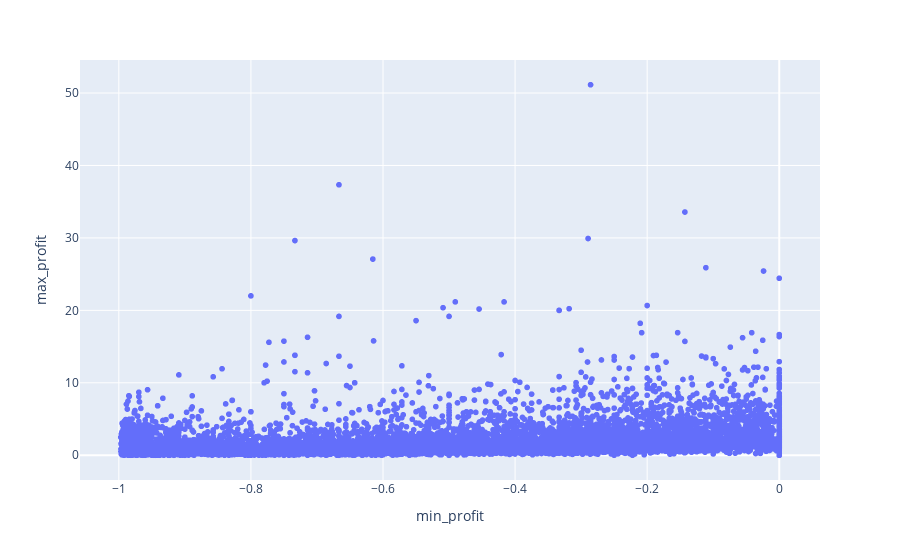

The code cell stored with this chart in its notebook:
### Code cell
fig = px.scatter(tp, x='min_profit', y='max_profit', hover_data=['option_symbol'])

# # Customize hover template
# fig.update_traces(hovertemplate="<br>".join([
#     "X: %{min profit}",
#     "Y: %{y}",
#     "Info: %{customdata[0]}"
# ]))

# Show plot
fig.show()

### Figure 1 — Plotly figure (JSON) as saved in the notebook; plotly's stock layout.template omitted (floating-point values rounded to 4 significant figures; data arrays with more than 128 entries replaced by an {"elided": "..."} marker saying what was removed)
{"data": [{"customdata": {"elided": "8688x1 str values"}, "hovertemplate": "min_profit=%{x}<br>max_profit=%{y}<br>option_symbol=%{customdata[0]}<extra></extra>", "legendgroup": "", "marker": {"color": "#636efa", "symbol": "circle"}, "mode": "markers", "name": "", "showlegend": false, "type": "scattergl", "x": {"elided": "8688 float values"}, "xaxis": "x", "y": {"elided": "8688 float values"}, "yaxis": "y"}], "layout": {"legend": {"tracegroupgap": 0}, "margin": {"t": 60}, "xaxis": {"anchor": "y", "domain": [0, 1], "title": {"text": "min_profit"}}, "yaxis": {"anchor": "x", "domain": [0, 1], "title": {"text": "max_profit"}}}}
